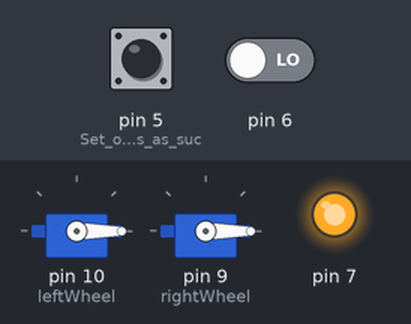
The sketch below on a simulated Arduino Uno, built with avr-gcc and run on an emulated ATmega328P. Parts: 2 × servo, output pins drawn as LEDs (lit = HIGH). Inputs (shaded band) come from the test bench; at power-on: pin 5 (Set_our_input_pins_as_suc) LOW, pin 6 LOW. What the sketch prints to the serial monitor is not drawn.

Above: at 0.1 s.
Timing chart, 0 to 1.6 s (numbered marks = the images above):
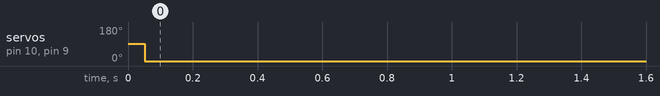

Measured:
- by itself, servo on pin 10 (leftWheel), servo on pin 9 (rightWheel): 92° → 0° at 0.05 s

The sketch:

rcinput.ino
```cpp
#include <Servo.h>

byte rightStop = 92;
byte rightForward = 0;
byte rightReverse = 255;
byte leftStop = 92;
byte leftForward = 255;
byte leftReverse = 0;
Servo leftWheel;
Servo rightWheel;

int ch1; // Here's where we'll keep our channel values
int ch2;
int ch3;

void setup() {

  leftWheel.attach(10);
  rightWheel.attach(9);
  pinMode(5, INPUT); // Set our input pins as such
  pinMode(6, INPUT);
  pinMode(7, OUTPUT);
  digitalWrite(7, HIGH);
  Serial.begin(9600); // Pour a bowl of Serial
  leftWheel.write(leftStop);
  rightWheel.write(rightStop);
}

void loop() {


  ch1 = pulseIn(5, HIGH, 25000); // Read the pulse width of
  ch2 = pulseIn(6, HIGH, 25000); // each channel
  //ch3 = pulseIn(7, HIGH, 25000);

  Serial.print("Channel 1:"); // Print the value of
  Serial.println(ch1);        // each channel

  Serial.print("Channel 2:");
  Serial.println(ch2);

  //Serial.print("Channel 3:");
  //Serial.println(ch3);
  if ((ch1 == 0) && (ch2 == 0)) {
    stopRobot();
  }
  if (ch1 > 1425) {
    leftWheel.write(leftForward);
    rightWheel.write(rightForward);
  }
  else if ((ch1 < 1380) && (ch1 != 0)) {
    leftWheel.write(leftReverse);
    rightWheel.write(rightReverse);
  }
  else if (ch2 > 1515) {
    leftWheel.write(leftForward);
    rightWheel.write(rightReverse);
  }
  else if (ch2 < 1480) {
    leftWheel.write(leftReverse);
    rightWheel.write(rightForward);
  }
  else{
    if ((ch1 == 0) && (ch2 == 0)) {
      stopRobot();
    }
    stopRobot();
  }
  delay(500); // I put this here just to make the terminal
              // window happier
}

void stopRobot() {
  leftWheel.write(leftStop);
  rightWheel.write(rightStop);
}
```
